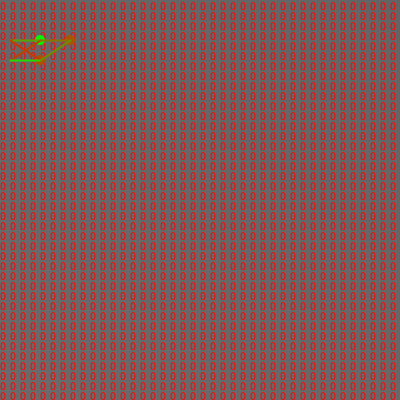
Frame 1 (no input)
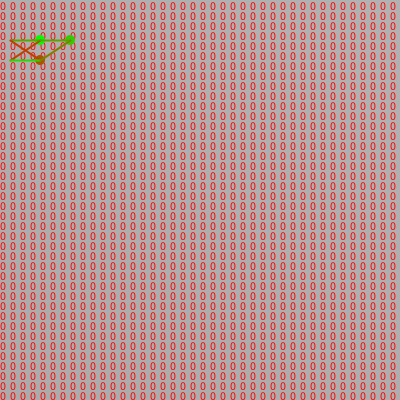
Frame 60 (the mouse pressed at the canvas centre just before this capture)
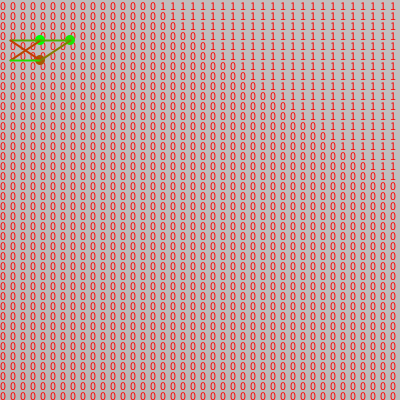
Frame 120 (the mouse held since frame 60 and released just before this capture)

The Processing sketch that drew these frames (run headless with seeded random() and noise(); from frame 60 on, the mouse is pressed at the canvas centre):

// Processing sketch: simpleFeedForwardNeuralNetwork
// ── simpleFeedForwardNeuralNetwork.pde
int inputsNum = 2;
int[] layout = {2,1};
float lr = 0.001;

layer[] layers;

float[][] inputSet = {
  {0,0},
  {0,1},
  {1,0},
  {1,1},
};

float [][] answerSet = {
  {1},
  {1},
  {1},
  {0},
};

public void setup(){
  size(400,400);
  //neural network setup
  layers = new layer[layout.length];
  for(int i = 0;i < layout.length;i++){
    layers[i] = new layer(layout, i, inputsNum);
  }
}

public void draw(){
  //testing neural network
  float[] totalError = new float[answerSet[0].length];
  int t = 0;
  for(int num = 0;num < 10;num++){
    //feedward
    int index = floor(random(4));
    float[] input = inputSet[index];
    layers[0].setInput(input);
    for(int i = 0;i < layers.length;i++){
      layers[i].feedForward();
    }
    //calculating error
    float[] error = new float[answerSet[index].length];
    for(int i = 0;i < answerSet[index].length;i++){
      error[i] = answerSet[index][i]-layers[layers.length-1].getOutput()[i];
    }
    //displaying result
    /*for(int i = 0;i < answerSet[index].length;i++){
      println("output: " + layers[layers.length-1].getOutput()[i]);
      println("expected: " + answerSet[index][i]);
      println("error: " + error[i]);
    }*/
    for(int i = 0;i < error.length;i++){
      totalError[i] += error[i];
    }
    t++;
  }
  for(int i = 0;i < totalError.length;i++){
    totalError[i] /= t;
  }
  println(totalError);
  //sending error
  layers[layers.length-1].setError(totalError, lr);
  for(int i = layers.length-1;i >= 0;i--){
    layers[i].backPropagate();
  }
  //displaying as grid
  for(int i = 0;i < width;i+=10){
    for(int j = 0;j < height;j+=10){
      float[] inputT = {PApplet.parseFloat(i)/width, PApplet.parseFloat(j)/height};
      layers[0].setInput(inputT);
      for(int k = 0;k < layers.length;k++){
        layers[k].feedForward();
      }
      noStroke();
      fill(map(layers[layers.length-1].getOutput()[0],-1,1,0,255));
      rect(i, j, 10, 10);
      fill(255,0,0);
      text(round(layers[layers.length-1].getOutput()[0]),i,j+10);
    }
  }
  float cost = 0;
  for(int i = 0;i < totalError.length;i++){
    cost += pow(totalError[i],2);
  }
  //cost /= totalError.length;
  println(cost);
  lr = cost/10;
  if(lr >= 1){
    lr = 0.9;
  }
  for(int i = 0;i < layers.length;i++){
    layers[i].display();
  }
}
// ── layer.pde
class layer{
  
  neuron[] neurons;
  
  int[] neuronLayout;
  int layerNum;
  
  layer(int[] neuronLayout, int layerNum, int numInput){
    neurons = new neuron[neuronLayout[layerNum]];
    this.neuronLayout = neuronLayout;
    this.layerNum = layerNum;
    for(int i = 0;i < neurons.length;i++){
      if(layerNum == 0){
        neurons[i] = new neuron(numInput);
      }else{
        neurons[i] = new neuron(neuronLayout[layerNum-1]);
      }
    }
  }
  
  public void feedForward(){
    if(layerNum != 0){
      float[] inputValues;
      inputValues = new float[layers[layerNum-1].neurons.length];
      for(int i = 0;i < inputValues.length;i++){
        inputValues[i] = layers[layerNum-1].neurons[i].getCurrentValue();
      }
      for(int i = 0;i < neurons.length;i++){
        neurons[i].giveInputs(inputValues);
      }
    }
  }
  
  public void backPropagate(){
    if(layerNum != neuronLayout.length-1){
      float[] totalError = new float[neurons.length];
      for(int i = 0;i < layers[layerNum+1].neurons.length ;i++){
        for(int j = 0;j < totalError.length ;j++){
          totalError[j] += layers[layerNum+1].neurons[i].getNextErrors()[j];
        }
      }
      for(int i = 0;i < neurons.length;i++){
        neurons[i].setError(totalError[i]);
        neurons[i].changeWeights();
      }
    }else{
      float[] totalError = new float[neurons.length];
      for(int i = 0;i < neurons.length;i++){
        totalError[i] = neurons[i].getError();
      }
      
      for(int i = 0;i < neurons.length;i++){
        neurons[i].setError(totalError[i]);
        neurons[i].changeWeights();
      }
    }
  }
  
  public void setInput(float[] inputs){//only for first
    for(int i = 0;i < neurons.length;i++){
      neurons[i].giveInputs(inputs);
    }
  }
  
  public float[] getOutput(){
    float[] outputValues = new float[neurons.length];
    for(int i = 0;i < outputValues.length;i++){
      outputValues[i] = neurons[i].getCurrentValue();
    }
    return outputValues;
  }
  
  public void setError(float[] error, float lr){
    for(int i = 0;i < neurons.length;i++){
      neurons[i].setError(error[i]*lr);
    }
  }
  
  public void display(){
    for(int i = 0;i < neurons.length;i++){
      noStroke();
      fill(map(neurons[i].bias,-1,1,255,0),map(neurons[i].bias,-1,1,0,255),0);
      ellipse(layerNum*30+40, i*20+40, 10 ,10);
      for(int j = 0;j < neurons[i].weights.length;j++){
        strokeWeight(2);
        stroke(map(neurons[i].weights[j],-1,1,255,0),map(neurons[i].weights[j],-1,1,0,255),0);
        line(layerNum*30+40, i*20+40, (layerNum-1)*30+40, j*20+40);
      }
    }
  }
  
}
// ── neuron.pde
class neuron{
  
  float neuronError = 0;
  
  float currentValue = 0;
  float[] weights;
  float bias;
  
  float[] lastInput;
  
  neuron(int numAxons){
    weights = new float[numAxons];
    lastInput = new float[numAxons];
    for(int i = 0;i < weights.length;i++){
      weights[i] = random(-1,1);
    }
    bias = random(-1,1);
  }
  
  public void giveInputs(float[] inputs){
    lastInput = inputs;
    //inputsNum must be equal to weightsNum
    float total = 0;
    for(int i = 0;i < inputs.length;i++){
      total += inputs[i]*weights[i];
    }
    currentValue = map(total+bias,-2,2,-1,1);
  }
  
  public void setCurrentValue(float input){
    currentValue = input;
  }
  
  public float[] getInput(){
    return weights;
  }
  
  public float getCurrentValue(){
    return currentValue;
  }
  
  public void setError(float error){
    neuronError = error;
  }
  
  public void changeWeights(){
    float[] lastInputPer = new float[lastInput.length+1];
    float totalInput = 0;
    for(int i = 0;i < lastInput.length;i++){
      totalInput += lastInput[i];
    }
    totalInput += 1;
    for(int i = 0;i < lastInputPer.length-1;i++){
      if(totalInput!=0){
        lastInputPer[i] = lastInput[i]/totalInput;
      }
    }
    if(totalInput!=0){
      lastInputPer[lastInput.length] = 1/totalInput;
    }
    for(int i = 0;i < lastInputPer.length-1;i++){
      weights[i] += lastInputPer[i]*neuronError;
    }
    bias += lastInputPer[lastInput.length]*neuronError;
  }
  
  public float[] getNextErrors(){
    float[] nextError = new float[weights.length];
    for(int i = 0;i < weights.length;i++){
      nextError[i] = neuronError*weights[i];
    }
    return nextError;
  }
  
  public float getError(){
    return neuronError;
  }
  
}
